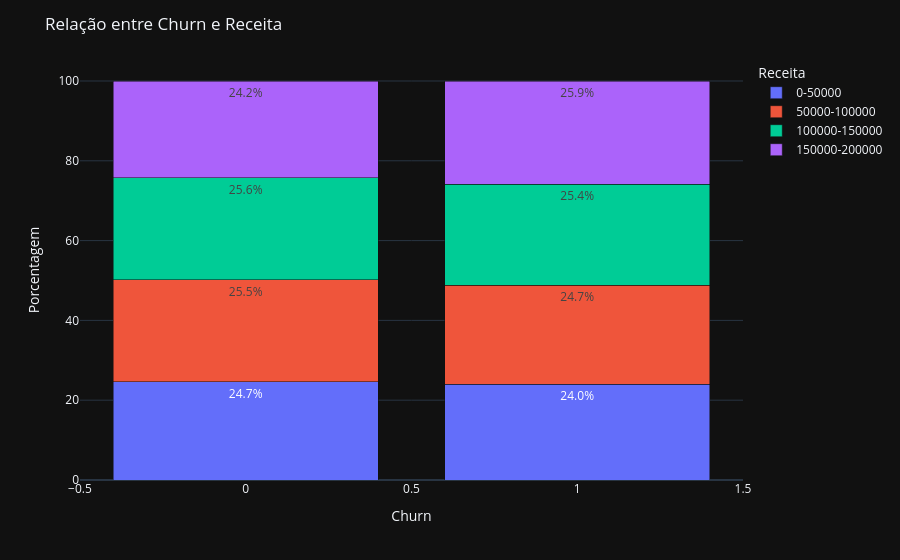

This figure's notebook cell:
### Code cell
bins = list(range(0, int(df['EstimatedSalary'].max()) + 50000, 50000))
labels = [f'{i}-{i + 50000}' for i in bins[:-1]]
df['EstimatedSalary_Bins'] = pd.cut(df['EstimatedSalary'], bins=bins, labels=labels, include_lowest=True)

df_grouped = df.groupby(['Exited', 'EstimatedSalary_Bins']).size().reset_index(name='count')
sexo_por_churn = df_grouped.groupby('Exited')['count'].transform('sum')
df_grouped['percent'] = (df_grouped['count'] / sexo_por_churn) * 100

# Cria gráfico de barras empilhadas
fig = px.bar(df_grouped, x='Exited', y='percent',
             color='EstimatedSalary_Bins',
             barmode='stack',
             text=df_grouped['percent'].map(lambda v: f'{v:.1f}%'),
             labels={'Exited': 'Churn', 'percent': 'Porcentagem', 'EstimatedSalary_Bins': 'Receita'})

fig.update_layout(title='Relação entre Churn e Receita',
                  yaxis_title='Porcentagem',
                  legend_title='Receita')
fig.show()

### Figure 1 — Plotly figure (JSON) as saved in the notebook; plotly's stock layout.template omitted (floating-point values rounded to 4 significant figures)
{"data": [{"hovertemplate": "Receita=0-50000<br>Churn=%{x}<br>Porcentagem=%{y}<br>text=%{text}<extra></extra>", "legendgroup": "0-50000", "marker": {"color": "#636efa", "pattern": {"shape": ""}}, "name": "0-50000", "orientation": "v", "showlegend": true, "text": ["24.7%", "24.0%"], "textposition": "auto", "x": [0, 1], "xaxis": "x", "y": [24.66, 24.01], "yaxis": "y", "type": "bar"}, {"hovertemplate": "Receita=50000-100000<br>Churn=%{x}<br>Porcentagem=%{y}<br>text=%{text}<extra></extra>", "legendgroup": "50000-100000", "marker": {"color": "#EF553B", "pattern": {"shape": ""}}, "name": "50000-100000", "orientation": "v", "showlegend": true, "text": ["25.5%", "24.7%"], "textposition": "auto", "x": [0, 1], "xaxis": "x", "y": [25.53, 24.74], "yaxis": "y", "type": "bar"}, {"hovertemplate": "Receita=100000-150000<br>Churn=%{x}<br>Porcentagem=%{y}<br>text=%{text}<extra></extra>", "legendgroup": "100000-150000", "marker": {"color": "#00cc96", "pattern": {"shape": ""}}, "name": "100000-150000", "orientation": "v", "showlegend": true, "text": ["25.6%", "25.4%"], "textposition": "auto", "x": [0, 1], "xaxis": "x", "y": [25.59, 25.38], "yaxis": "y", "type": "bar"}, {"hovertemplate": "Receita=150000-200000<br>Churn=%{x}<br>Porcentagem=%{y}<br>text=%{text}<extra></extra>", "legendgroup": "150000-200000", "marker": {"color": "#ab63fa", "pattern": {"shape": ""}}, "name": "150000-200000", "orientation": "v", "showlegend": true, "text": ["24.2%", "25.9%"], "textposition": "auto", "x": [0, 1], "xaxis": "x", "y": [24.21, 25.87], "yaxis": "y", "type": "bar"}], "layout": {"xaxis": {"anchor": "y", "domain": [0.0, 1.0], "title": {"text": "Churn"}}, "yaxis": {"anchor": "x", "domain": [0.0, 1.0], "title": {"text": "Porcentagem"}}, "legend": {"title": {"text": "Receita"}, "tracegroupgap": 0}, "margin": {"t": 60}, "barmode": "stack", "title": {"text": "Relação entre Churn e Receita"}}}
